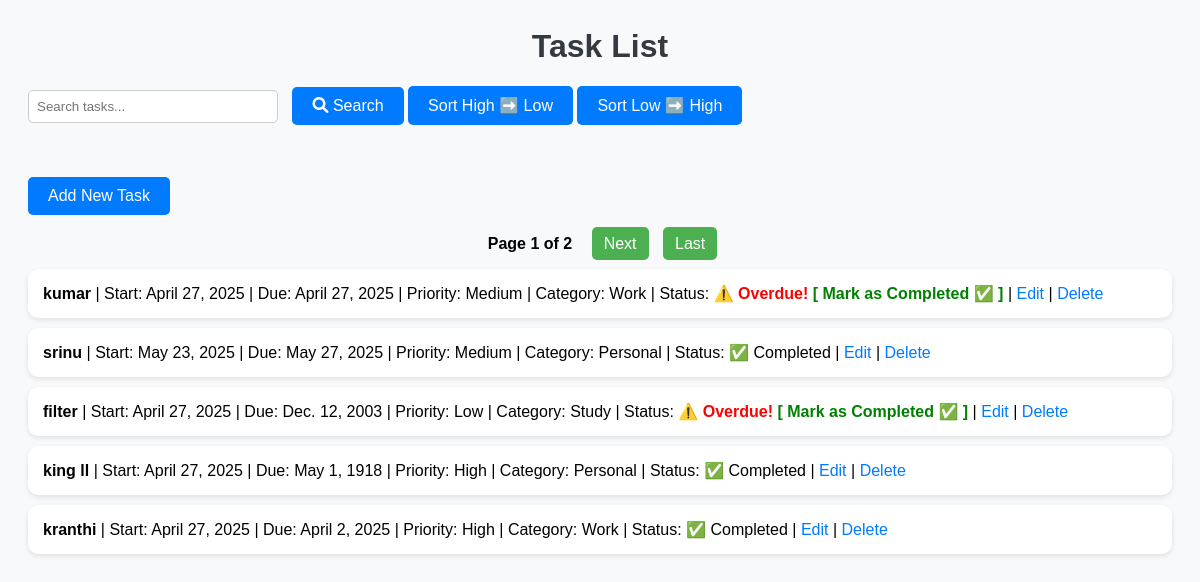
The app's page /?sort=high with its own data.
### tasks/models.py (models this page shows, shortened)
class Task(models.Model):
    PRIORITY_CHOICES = [
        ('High', 'High'),
        ('Medium', 'Medium'),
        ('Low', 'Low'),
    ]
    CATEGORY_CHOICES = [
        ('Work', 'Work'),
        ('Personal', 'Personal'),
        ('Study', 'Study'),
    ]
    title = models.CharField(max_length=100)
    description = models.TextField(blank=True)
    start_date = models.DateField()
    due_date = models.DateField()
    priority = models.CharField(max_length=10, choices=PRIORITY_CHOICES)
    category = models.CharField(max_length=10, choices=CATEGORY_CHOICES)
    completed = models.BooleanField(default=False)

### tasks/views.py (the view)
# urls.py: path('', views.task_list, name='task_list'),
def task_list(request):
    tasks = Task.objects.all()
    query = request.GET.get('q')
    if query:
        tasks = tasks.filter(title__icontains=query)
    sort_by = request.GET.get('sort')
    if sort_by == 'high':
        tasks = tasks.order_by('-priority')
    elif sort_by == 'low':
        tasks = tasks.order_by('priority')
    paginator = Paginator(tasks, 5)
    page_number = request.GET.get('page')
    page_obj = paginator.get_page(page_number)
    today = timezone.now().date()
    return render(request, 'tasks/task_list.html', {'page_obj': page_obj, 'today': today})

### tasks/templates/tasks/task_list.html (shortened to what this page needs)
{% load static %}
<html>
<head>
    <link rel="stylesheet" type="text/css" href="{% static 'tasks/style.css' %}">
    <link href="https://cdnjs.cloudflare.com/ajax/libs/font-awesome/6.0.0-beta3/css/all.min.css" rel="stylesheet">
</head>
<body>
    <h1>Task List</h1>
    <form method="get" action="{% url 'task_list' %}">
        <input type="text" name="q" placeholder="Search tasks..." value="{{ request.GET.q }}">
        <button type="submit" class="btn">
            <i class="fas fa-search"></i> Search
        </button>
        <a href="?sort=high" class="btn">Sort High ➡️ Low</a>
        <a href="?sort=low" class="btn">Sort Low ➡️ High</a>
    </form>
    <br><br>
    <a href="{% url 'task_create' %}">
        <button class="btn">Add New Task</button>
    </a>
    <div class="pagination">
        <span>Page {{ page_obj.number }} of {{ page_obj.paginator.num_pages }}</span>
        {% if page_obj.has_next %}
        <a
            href="?page={{ page_obj.next_page_number }}{% if request.GET.q %}&q={{ request.GET.q }}{% endif %}{% if request.GET.sort %}&sort={{ request.GET.sort }}{% endif %}">Next</a>
        <a
            href="?page={{ page_obj.paginator.num_pages }}{% if request.GET.q %}&q={{ request.GET.q }}{% endif %}{% if request.GET.sort %}&sort={{ request.GET.sort }}{% endif %}">Last</a>
        {% endif %}
    </div>
    <ul>
        {% for task in page_obj %}
        <li>
            <strong>{{ task.title }}</strong> |
            Start: {{ task.start_date }} |
            Due: {{ task.due_date }} |
            Priority: {{ task.priority }} |
            Category: {{ task.category }} |
            Status:
            {% if task.completed %}
            ✅ Completed
            {% else %}
            {% if task.due_date < today %} <span style="color: red; font-weight: bold;">⚠️ Overdue!</span>
                {% else %}
                ❌ In Progress
                {% endif %}
                <a href="{% url 'task_complete' task.id %}" style="color: green; font-weight: bold;">[ Mark as Completed
                    ✅ ]</a>
                {% endif %}
                | <a href="{% url 'task_update' task.id %}">Edit</a>
                | <a href="{% url 'task_delete' task.id %}">Delete</a>
        </li>
        {% empty %}
        <li>No tasks found.</li>
        {% endfor %}
    </ul>
</body>
</html>

### tasks/static/tasks/style.css (style rules this page uses)
body { font-family: Arial, sans-serif; background-color: #f8f9fa; padding: 20px; }
h1 { color: #343a40; text-align: center; }
a { text-decoration: none; color: #007bff; }
ul { list-style-type: none; padding: 0; }
li { background: #ffffff; margin: 10px 0; padding: 15px; border-radius: 10px; box-shadow: 0 2px 5px rgba(0, 0, 0, 0.1); }
button, .btn { background-color: #007bff; color: white; border: none; padding: 10px 20px; font-size: 16px; border-radius: 5px; cursor: pointer; text-align: center; display: inline-block; }
input[type="text"] { padding: 8px; width: 250px; margin-right: 10px; border-radius: 5px; border: 1px solid #ccc; }
.pagination { margin-top: 20px; text-align: center; }
.pagination a { margin: 0 5px; padding: 8px 12px; background-color: #4CAF50; color: white; border-radius: 5px; text-decoration: none; }
.pagination span { margin: 0 10px; font-weight: bold; }

### records on screen
Task: title "kumar", start_date "April 27, 2025", due_date "April 27, 2025", priority "Medium", category "Work", completed "⚠️ Overdue!"
Task: title "srinu", start_date "May 23, 2025", due_date "May 27, 2025", priority "Medium", category "Personal", completed "✅ Completed"
Task: title "filter", start_date "April 27, 2025", due_date "Dec. 12, 2003", priority "Low", category "Study", completed "⚠️ Overdue!"
Task: title "king ll", start_date "April 27, 2025", due_date "May 1, 1918", priority "High", category "Personal", completed "✅ Completed"
Task: title "kranthi", start_date "April 27, 2025", due_date "April 2, 2025", priority "High", category "Work", completed "✅ Completed"

### other values on screen
{{ page_obj.number }} "1"
{{ page_obj.paginator.num_pages }} "2"
